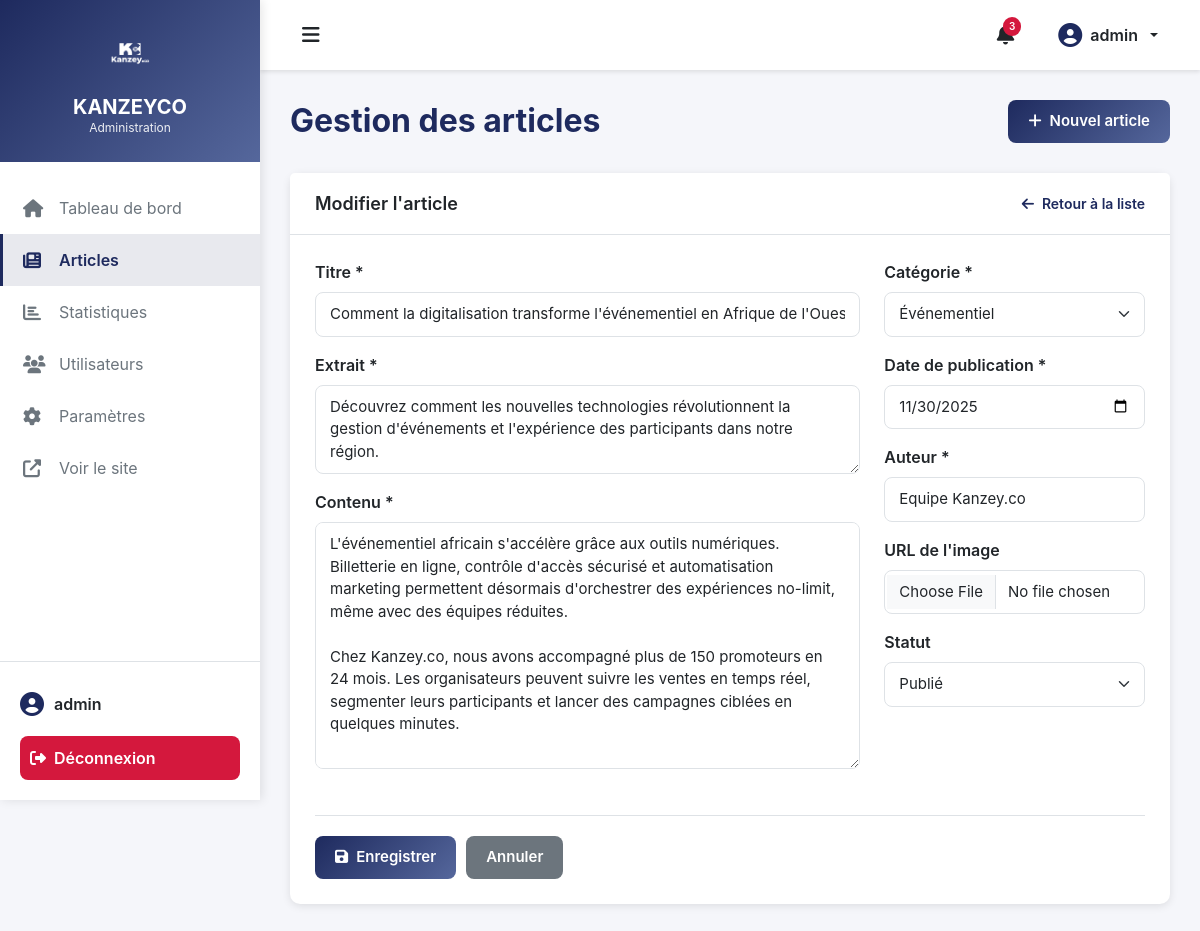
/admin/articles.php?action=edit&slug=digitalisation-evenementiel-afrique (signed in), run on the app's committed database.
### tables this page shows
CREATE TABLE `articles` (
  `article_id` int(11) NOT NULL,
  `slug` varchar(255) NOT NULL,
  `title` varchar(255) NOT NULL,
  `category` varchar(100) NOT NULL,
  `excerpt` text NOT NULL,
  `content` longtext NOT NULL COMMENT 'JSON contenant le contenu structuré',
  `image` varchar(500) NOT NULL,
  `author` varchar(100) NOT NULL DEFAULT 'Equipe Kanzey.co',
  `read_time` varchar(20) NOT NULL DEFAULT '5 min',
  `tags` text DEFAULT NULL COMMENT 'JSON array des tags',
  `status` enum('draft','published','archived') NOT NULL DEFAULT 'published',
  `views` int(11) NOT NULL DEFAULT 0,
  `date_published` datetime NOT NULL DEFAULT current_timestamp(),
  `date_created` datetime NOT NULL DEFAULT current_timestamp(),
  `date_updated` datetime DEFAULT NULL ON UPDATE current_timestamp()
);

### includes/articles-db.php (called while the page is built, shortened)
<?php
function getArticles($category = null, $limit = null) {
    $pdo = getDBConnection();
    try {
        $sql = "SELECT * FROM articles WHERE status = 'published'";
        $params = [];
        $sql .= " ORDER BY date_published DESC";
        $stmt = $pdo->prepare($sql);
        $stmt->execute();
        $articles = $stmt->fetchAll();
        return $articles;
    } catch (PDOException $e) {
        error_log("Erreur lors de la récupération des articles: " . $e->getMessage());
        return include __DIR__ . '/articles-data.php';
    }
}
function getArticleBySlug($slug) {
    $pdo = getDBConnection();
    try {
        $sql = "SELECT * FROM articles WHERE slug = :slug AND status = 'published' LIMIT 1";
        $stmt = $pdo->prepare($sql);
        $stmt->bindValue(':slug', $slug);
        $stmt->execute();
        $article = $stmt->fetch();
        if ($article) {
            $article['content'] = json_decode($article['content'], true);
            $article['tags'] = json_decode($article['tags'], true) ?? [];
            $date = new DateTime($article['date_published']);
            $article['date'] = $date->format('d F Y');
            incrementArticleViews($article['article_id']);
        }
        return $article ?: null;
    } catch (PDOException $e) {
        error_log("Erreur lors de la récupération de l'article: " . $e->getMessage());
        return null;
    }
}
function incrementArticleViews($articleId) {
    $pdo = getDBConnection();
    try {
        $sql = "UPDATE articles SET views = views + 1 WHERE article_id = :id";
        $stmt = $pdo->prepare($sql);
        $stmt->bindValue(':id', $articleId, PDO::PARAM_INT);
        $stmt->execute();
        $sql = "INSERT INTO article_views (article_id, ip_address, user_agent)
                VALUES (:id, :ip, :user_agent)";
        $stmt = $pdo->prepare($sql);
        $stmt->bindValue(':id', $articleId, PDO::PARAM_INT);
        $stmt->bindValue(':ip', $_SERVER['REMOTE_ADDR'] ?? null);
        $stmt->bindValue(':user_agent', $_SERVER['HTTP_USER_AGENT'] ?? null);
        $stmt->execute();
    } catch (PDOException $e) {
        error_log("Erreur lors de l'incrémentation des vues: " . $e->getMessage());
    }
}

### admin/articles.php (the view, shortened to what this page needs)
<?php
require_once 'includes/admin-header.php';
require_once '../includes/articles-db.php';
$action = isset($_GET['action']) ? $_GET['action'] : 'list';
$slug = isset($_GET['slug']) ? $_GET['slug'] : '';
$articles = getArticles(null, null);
$currentArticle = null;
if ($action === 'edit' && $slug) {
    $currentArticle = getArticleBySlug($slug);
}
?>
<div class="page-header">
    <h1 class="page-title">Gestion des articles</h1>
    <div class="page-actions">
        <a href="?action=new" class="btn btn-primary">
            <i class="fas fa-plus me-2"></i>Nouvel article
        </a>
    </div>
</div>
<?php if ($action === 'list'): ?>
    <div class="card">
        <div class="card-header">
            <h5 class="card-title">Tous les articles (<?php echo count($articles); ?>)</h5>
            <div class="card-search">
                <input type="text" class="form-control" id="searchArticles" placeholder="Rechercher un article...">
            </div>
        </div>
        <div class="card-body">
            <div class="table-responsive">
                <table class="table table-hover" id="articlesTable">
                    <thead>
                        <tr>
                            <th>Titre</th>
                            <th>Catégorie</th>
                            <th>Auteur</th>
                            <th>Date</th>
                            <th>Statut</th>
                            <th>Actions</th>
                        </tr>
                    </thead>
                    <tbody>
                        <?php foreach ($articles as $article): ?>
                        <tr>
                            <td>
                                <div class="article-title-cell">
                                    <strong><?php echo htmlspecialchars($article['title']); ?></strong>
                                    <small class="text-muted d-block"><?php echo htmlspecialchars($article['excerpt']); ?></small>
                                </div>
                            </td>
                            <td>
                                <span class="badge bg-secondary"><?php echo htmlspecialchars($article['category']); ?></span>
                            </td>
                            <td><?php echo htmlspecialchars($article['author']); ?></td>
                            <td><?php echo htmlspecialchars($article['date']); ?></td>
                            <td>
                                <span class="badge bg-success">Publié</span>
                            </td>
                            <td>
                                <div class="action-buttons">
                                    <a href="../article-detail.php?slug=<?php echo $article['slug']; ?>" target="_blank" class="btn-icon" title="Voir">
                                        <i class="fas fa-eye"></i>
                                    </a>
                                    <a href="?action=edit&slug=<?php echo $article['slug']; ?>" class="btn-icon" title="Modifier">
                                        <i class="fas fa-edit"></i>
                                    </a>
                                    <button class="btn-icon btn-icon-danger" title="Supprimer" onclick="deleteArticle('<?php echo $article['slug']; ?>')">
                                        <i class="fas fa-trash"></i>
                                    </button>
                                </div>
                            </td>
                        </tr>
                        <?php endforeach; ?>
                    </tbody>
                </table>
            </div>
        </div>
    </div>
<?php elseif ($action === 'new' || $action === 'edit'): ?>
    <div class="card">
        <div class="card-header">
            <h5 class="card-title">
                <?php echo $action === 'new' ? 'Nouvel article' : 'Modifier l\'article'; ?>
            </h5>
            <a href="articles.php" class="btn-link">
                <i class="fas fa-arrow-left me-2"></i>Retour à la liste
            </a>
        </div>
        <div class="card-body">
            <form method="POST" action="articles.php" id="articleForm" enctype="multipart/form-data">
                <div class="row">
                    <div class="col-md-8">
                        <div class="form-group mb-3">
                            <label for="title" class="form-label">Titre *</label>
                            <input type="text" class="form-control" id="title" name="title"
                                   value="<?php echo $currentArticle ? htmlspecialchars($currentArticle['title']) : ''; ?>" required>
                        </div>
                        <div class="form-group mb-3">
                            <label for="excerpt" class="form-label">Extrait *</label>
                            <textarea class="form-control" id="excerpt" name="excerpt" rows="3" required><?php echo $currentArticle ? htmlspecialchars($currentArticle['excerpt']) : ''; ?></textarea>
                        </div>
                        <div class="form-group mb-3">
                            <label for="content" class="form-label">Contenu *</label>
                            <textarea class="form-control" id="content" name="content" rows="10" required><?php
                                if ($currentArticle && isset($currentArticle['content'])) {
                                    $contentText = '';
                                    foreach ($currentArticle['content'] as $block) {
                                        if ($block['type'] === 'paragraph') {
                                            $contentText .= $block['text'] . "\n\n";
                                        }
                                    }
                                    echo htmlspecialchars($contentText);
                                }
                            ?></textarea>
                        </div>
                    </div>
                    <div class="col-md-4">
                        <div class="form-group mb-3">
                            <label for="category" class="form-label">Catégorie *</label>
                            <select class="form-select" id="category" name="category" required>
                                <option value="Événementiel" <?php echo ($currentArticle && $currentArticle['category'] === 'Événementiel') ? 'selected' : ''; ?>>Événementiel</option>
                            </select>
                        </div>
                        <div class="form-group mb-3">
                            <label for="date" class="form-label">Date de publication *</label>
                            <input type="date" class="form-control" id="date" name="date"
                                   value="<?php echo $currentArticle ? date('Y-m-d', strtotime($currentArticle['date'])) : date('Y-m-d'); ?>" required>
                        </div>
                        <div class="form-group mb-3">
                            <label for="author" class="form-label">Auteur *</label>
                            <input type="text" class="form-control" id="author" name="author"
                                   value="<?php echo $currentArticle ? htmlspecialchars($currentArticle['author']) : 'Equipe Kanzey.co'; ?>" required>
                        </div>
                        <div class="form-group mb-3">
                            <label for="image" class="form-label">URL de l'image</label>
                            <input type="file" class="form-control" id="image" name="image">
                        </div>
                        <div class="form-group mb-3">
                            <label for="status" class="form-label">Statut</label>
                            <select class="form-select" id="status" name="status">
                                <option value="published" selected>Publié</option>
                            </select>
                        </div>
                    </div>
                </div>
                <div class="form-actions">
                    <button type="submit" class="btn btn-primary">
                        <i class="fas fa-save me-2"></i>Enregistrer
                    </button>
                    <a href="articles.php" class="btn btn-secondary">Annuler</a>
                </div>
            </form>
        </div>
    </div>
<?php endif; ?>
<?php require_once 'includes/admin-footer.php'; ?>

### admin/assets/css/admin.css (style rules this page uses)
:root { --primary: #1e2a5e; --primary-light: #55679c; --secondary: #55679c; --success: #28a745; --info: #17a2b8; --warning: #ffc107; --danger: #d4183d; --light: #f8f9fa; --dark: #212529; --muted: #6c757d; --border: #dee2e6; --sidebar-width: 260px; --sidebar-collapsed-width: 80px; --topbar-height: 70px; --radius: 0.625rem; --shadow: 0 2px 8px rgba(0, 0, 0, 0.1); --shadow-lg: 0 4px 16px rgba(0, 0, 0, 0.15); }
.admin-body { font-family: 'Inter', 'Segoe UI', -apple-system, BlinkMacSystemFont, 'Roboto', sans-serif; background-color: #f5f6fa; color: var(--dark); margin: 0; padding: 0; }
.page-header { margin-bottom: 30px; display: flex; justify-content: space-between; align-items: center; flex-wrap: wrap; gap: 20px; }
.page-title { font-size: 32px; font-weight: 700; color: var(--primary); margin: 0; }
.page-actions { display: flex; gap: 10px; }
.card { background: white; border-radius: var(--radius); box-shadow: var(--shadow); border: none; margin-bottom: 30px; transition: all 0.3s ease; }
.card-header { padding: 20px 25px; border-bottom: 1px solid var(--border); display: flex; justify-content: space-between; align-items: center; background: white; border-radius: var(--radius) var(--radius) 0 0; }
.card-title { font-size: 18px; font-weight: 600; color: var(--dark); margin: 0; display: flex; align-items: center; }
.card-body { padding: 25px; }
.btn-link { color: var(--primary); text-decoration: none; font-weight: 600; font-size: 14px; transition: color 0.3s ease; }
.form-group { margin-bottom: 1.5rem; }
.form-label { font-weight: 600; color: var(--dark); margin-bottom: 8px; display: block; }
.form-control, .form-select { border: 1px solid var(--border); border-radius: calc(var(--radius) - 2px); padding: 10px 14px; font-size: 15px; transition: all 0.3s ease; }
.form-actions { display: flex; gap: 10px; margin-top: 30px; padding-top: 20px; border-top: 1px solid var(--border); }
.btn { padding: 10px 20px; border-radius: calc(var(--radius) - 2px); font-weight: 600; font-size: 15px; transition: all 0.3s ease; border: none; }
.btn-primary { background: linear-gradient(135deg, var(--primary) 0%, var(--primary-light) 100%); color: white; }
.btn-secondary { background: var(--muted); color: white; }

### data on the page
articles: title "Comment la digitalisation transforme l'événementiel en Afrique de l'Ouest", excerpt "Découvrez comment les nouvelles technologies révolutionnent la gestion d'événements et l'expérience des participants dans notre région.", category "Événementiel", author "Equipe Kanzey.co"

### other printed values
$_SESSION['admin_username'] "admin"
